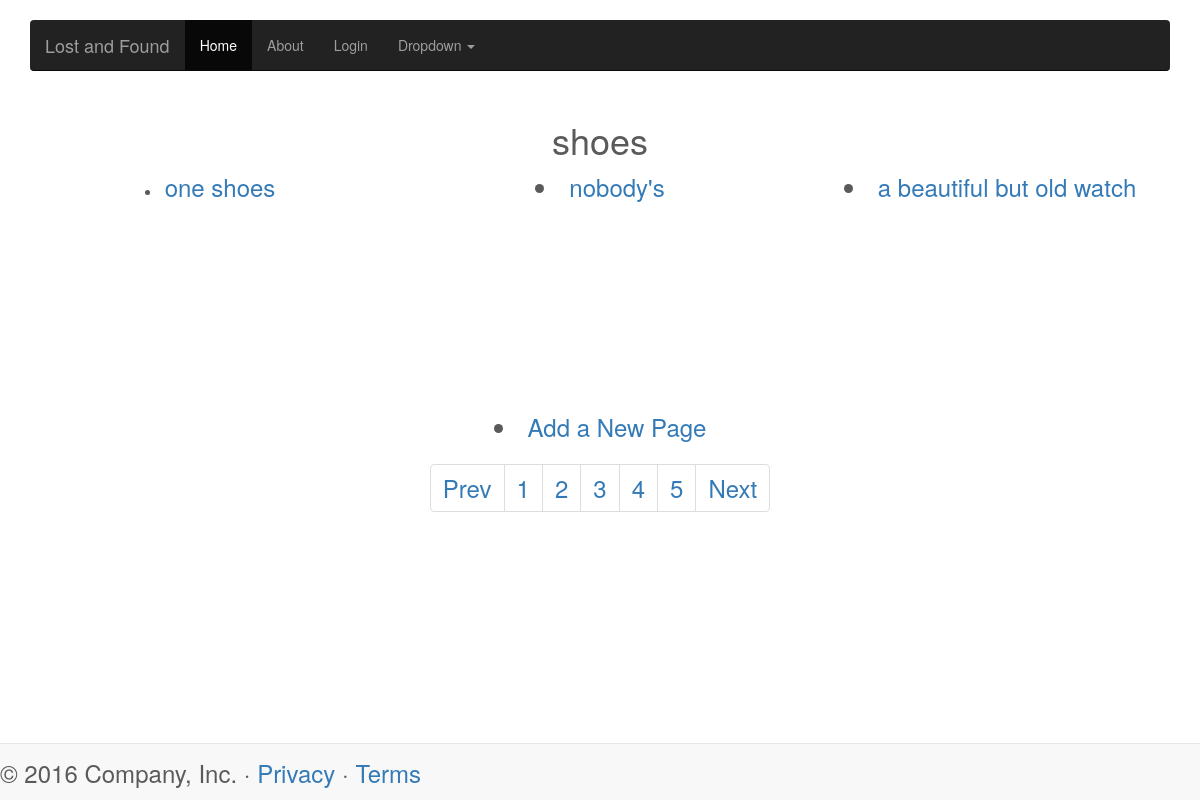
/lost/kind/shoes/, run on the app's committed database.
### lost/models.py (models this page shows, shortened)
class KindL(models.Model):
    name = models.CharField(max_length=128, unique=True)
    views = models.IntegerField(default=0, unique=False)
    likes = models.IntegerField(default=0, unique=False)
    slug = models.SlugField(unique=True,default='')

class PageL(models.Model):
    kind = models.ForeignKey(KindL, on_delete=models.CASCADE,)
    title = models.CharField(max_length=128)
    url = models.URLField()
    views = models.IntegerField(default=0, unique=False)
    likes = models.IntegerField(default=0, unique=False)

### lost/views.py (the view)
# urls.py: path('kind/<kind_name_slug>/', views.kind, name='kind'),
def kind(request,kind_name_slug):
    context_dict={}
    try:
        kind = KindL.objects.get(slug=kind_name_slug)
        context_dict['kind_slug']=kind_name_slug
        context_dict['kind_name'] = kind.name
        pages = PageL.objects.filter(kind=kind)
        context_dict['pages'] = pages
        context_dict['kind'] = kind
    except KindL.DoesNotExist:
        pass
    return render(request, 'lost/kind.html', context_dict)

### lost/templates/lost/kind.html
{% extends 'base.html' %}
{% block body_block %}
<br /><br /> <br /> <br /> <br />
     {% if kind %}
        <h1 align="center">{{ kind_name }}</h1>
    {% endif %}
    <div align="center" class="container">
            <div class="row clearfix">
                {% for page in pages %}
                <div class="col-md-4 column">
                    <li><font size="5"><a href="{{ page.url }}">{{ page.title }}</a></li>
                </div>
                 {% endfor %}
            </div>
        </div>
    <br/> <br/> <br/> <br/> <br/> <br/>
    <li  align="center" ><a  href='/lost/add_page/{{ kind_slug}}/' >Add a New Page</a></li>
     <div align="center" class="row clearfix">
                <div class="col-md-12 column">
                    <ul class="pagination">
                        <li>
                             <a href="#">Prev</a>
                        </li>
                        <li>
                             <a href="#">1</a>
                        </li>
                        <li>
                             <a href="#">2</a>
                        </li>
                        <li>
                             <a href="#">3</a>
                        </li>
                        <li>
                             <a href="#">4</a>
                        </li>
                        <li>
                             <a href="#">5</a>
                        </li>
                        <li>
                             <a href="#">Next</a>
                        </li>
                    </ul>
                </div>
            </div>
{% endblock %}

### data on the page
KindL: name "shoes"
PageL: title "one shoes"
PageL: title "nobody's"
PageL: title "a beautiful but old watch"
